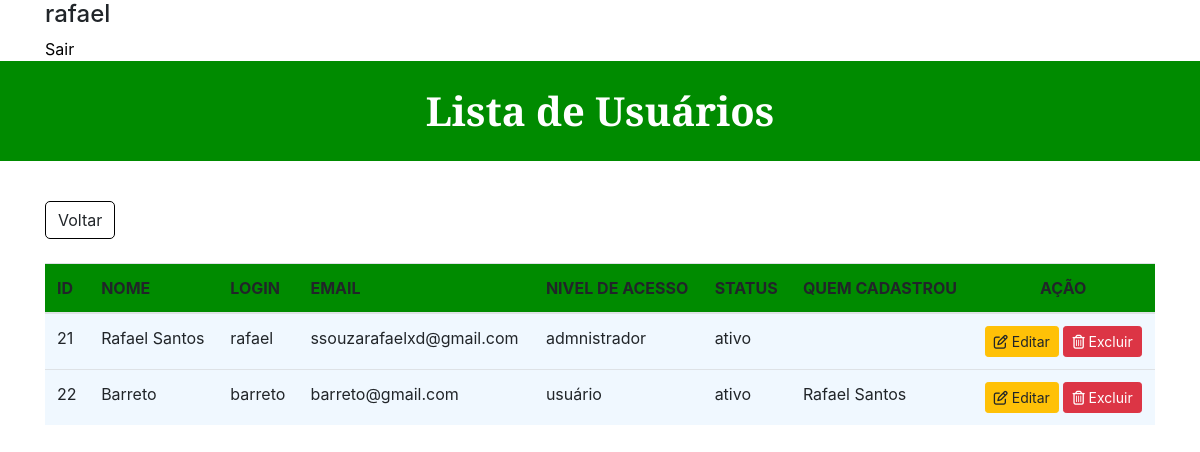
Page /listar_usuario.php (signed in) on the committed database.
### tables this page shows
CREATE TABLE `tb_usuario` (
  `id_user` int(11) NOT NULL,
  `nome_user` varchar(75) NOT NULL,
  `login` varchar(50) NOT NULL,
  `email` varchar(75) NOT NULL,
  `senha` varchar(50) NOT NULL,
  `categoria` int(3) NOT NULL,
  `status` varchar(30) NOT NULL,
  `quem_cadastrou` varchar(50) NOT NULL
);

### listar_usuario.php (the view, shortened to what this page needs)
<!DOCTYPE html>
<html>
<head>
	<link rel="stylesheet" href="https://stackpath.bootstrapcdn.com/bootstrap/4.4.1/css/bootstrap.min.css">
</head>
<body>
	<div class="container">
		<h4><?php echo $_SESSION['login'];?></h4>
		<a style="color: black;" id="formLogin" href="logout.php">Sair</a>
	</div>
	<h1 id="formTitulo">Lista de Usuários</h1>
	<div class="container" style="margin-top: 40px">
		<div style="text-align: left;">
		 		<a href="menu.php" role="button" class="btn" style="border-radius: 1px; border-color: black; border-radius: 5px;">Voltar</a>
		 	</div>
		<br>
		<table class="table">
		  <thead style="background-color: #008B00;">
		    <tr>
		      <th scope="col">ID</th>
		      <th scope="col">NOME</th>
		      <th scope="col">LOGIN</th>
		      <th scope="col">EMAIL</th>
		      <th scope="col">NIVEL DE ACESSO</th>
		      <th scope="col">STATUS</th>
		      <th scope="col">QUEM CADASTROU</th>
		      <th scope="col"><center>AÇÃO</center></th>
		    </tr>
		  </thead>
		  <tbody>
		    	<?php
		    		include 'conexao.php';
		    		$sql = "SELECT * FROM `tb_usuario`";
		    		$busca = mysqli_query($conexao,$sql);
		    		while ($array = mysqli_fetch_array($busca)) {
		    			$id 			=	$array['id_user'];
		    			$nome 			=	$array['nome_user'];
		   				$login 			= 	$array['login'];
		   				$email 			=	$array['email'];
		   				$nivel 	 		=	$array['categoria'];
		   				$status 		=	$array['status'];
		   				$responsavel	=	$array['quem_cadastrou'];
		    		?>
					<tr>
		      		<td style="background-color: #F0F8FF;"><?php echo $id 					?></td>
		      		<td style="background-color: #F0F8FF;"><?php echo $nome 		 		?></td>
		      		<td style="background-color: #F0F8FF;"><?php echo $login 		 		?></td>
		      		<td style="background-color: #F0F8FF;"><?php echo $email 				?></td>
		      		<td style="background-color: #F0F8FF;"><?php
		      			if ($nivel==0) {
		      				echo $label= "admnistrador";
		      			}
		      			if ($nivel==1) {
		      				echo $label= "usuário";
		      			}
		      		?></td>
		      		<td style="background-color: #F0F8FF;"><?php echo $status 				?></td>
		      		<td style="background-color: #F0F8FF;"><?php echo $responsavel			?></td>
		      		<td style="background-color: #F0F8FF;"><center>
		      			<a class="btn btn-warning btn-sm" href="editar_usuario.php?id=<?php echo $id ?>" role="button"><i class="far fa-edit"></i>&nbsp;Editar</a>
		      			<a class="btn btn-danger btn-sm" style="color:#fff" href="_deletar_usuario.php?id=<?php echo $id ?>" role="button"><i class="far fa-trash-alt"></i>&nbsp;Excluir</a>
		      		</center></td>
		      	<?php } ?>
		    </tr>
		  </tbody>
		</table>
	</div>
</body>
</html>

### listar_usuario.php (style rules this page uses)
#formTitulo { margin-top: 0px; background-color: #008B00; color: #ffffff; align-items: center; justify-content: center; border-radius: 0px; font-weight: bold; font-family: 'Libre Baskerville', serif; height: 100px; display: flex; }

### rows in the picture
tb_usuario: id_user "21", nome_user "Rafael Santos", login "rafael", email "ssouzarafaelxd@gmail.com", status "ativo"
tb_usuario: id_user "22", nome_user "Barreto", login "barreto", email "barreto@gmail.com", status "ativo", quem_cadastrou "Rafael Santos"

### other values in the picture
$_SESSION['login'] "rafael"
